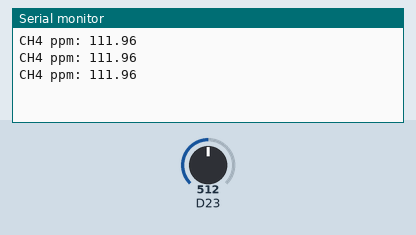
Recording of a sketch running on a simulated Arduino Zero (SAMD21). Parts: the last lines printed to the serial monitor. Inputs (shaded band) come from the test bench; at power-on: D23 = 512 (analog values on the 0–1023 scale).

Above: at 1.3 s.
1.4 s: D23 set to 1007
At 1.9 s:
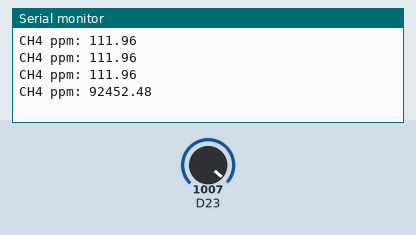
2.9 s: D23 set to 1023
At 3.4 s:
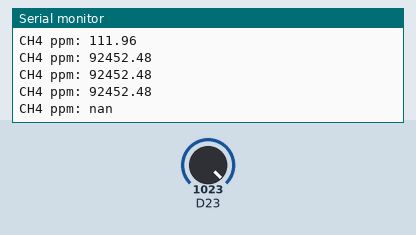

The sketch:

mq4_ppm.ino
```cpp
#define mqPin 9
#define targetGas "CH4"
#define gasRes 35.0
#define totalRes 15.17
#define terminalRes 10

const float n = 1/0.621; //power
const float m = 8.0933; //numerator

void setup()
{
  Serial.begin(115200); //serial baud rate
  pinMode(mqPin, INPUT); //analog input
  analogReadResolution(12); //using 12-bit ADC resolution (4096)
}

void loop()
{
  float sensor_voltage; //sensor voltage
  float rs_target_gas; //sensor resistance for target gas
  float ratio; //rs/r0
  float sensor_analog = analogRead(mqPin); //reading analog value from pin 0
  sensor_voltage = sensor_analog*(3.3/4095.0); //ADC conversion
  rs_target_gas = (5.0*terminalRes/sensor_voltage)-totalRes; //calculation of resistance using voltage divider
  ratio = rs_target_gas/gasRes; //ratio rs/r0

  double ppm = pow((m/ratio),n);

  //Serial.println(sensor_analog); //debugging for analog sensor value
  //Serial.println(sensor_voltage); //debugging for sensor voltage value
  //Serial.println(ratio); // debugging for ratio value
  Serial.print(targetGas);
  Serial.print(" ppm: ");
  Serial.println(ppm);
  delay(500);
}
```

Measured:
- the behaviour switches between 1022 and 1023 on D23 (found by bisection; images 1 and 2)
- after the input at 1.4 s, the serial monitor: prints a new line after 0.10 s (image 1)
- after the input at 2.9 s, the serial monitor: prints a new line after 0.10 s (image 2)
